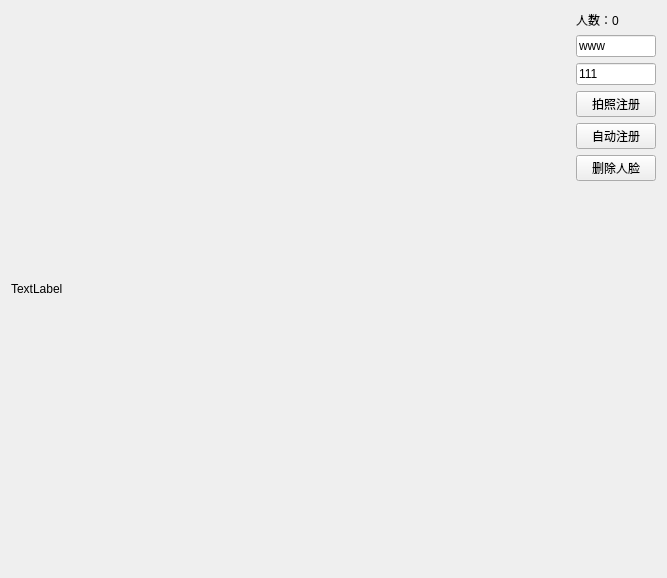
<?xml version="1.0" encoding="UTF-8"?>
<ui version="4.0">
 <class>hrQtPro</class>
 <widget class="QWidget" name="hrQtPro">
  <property name="geometry">
   <rect>
    <x>0</x>
    <y>0</y>
    <width>667</width>
    <height>578</height>
   </rect>
  </property>
  <property name="windowTitle">
   <string>hrQtPro</string>
  </property>
  <layout class="QGridLayout" name="gridLayout">
   <item row="0" column="0">
    <layout class="QHBoxLayout" name="horizontalLayout" stretch="9,1">
     <item>
      <widget class="QLabel" name="previewLabel">
       <property name="text">
        <string>TextLabel</string>
       </property>
      </widget>
     </item>
     <item>
      <layout class="QVBoxLayout" name="verticalLayout_2" stretch="1,0,8">
       <item>
        <layout class="QVBoxLayout" name="verticalLayout">
         <item>
          <widget class="QLabel" name="faceNumLab">
           <property name="text">
            <string>人数：0</string>
           </property>
          </widget>
         </item>
         <item>
          <widget class="QLineEdit" name="nameLineEdit">
           <property name="text">
            <string>www</string>
           </property>
          </widget>
         </item>
         <item>
          <widget class="QLineEdit" name="IDlineEdit">
           <property name="text">
            <string>111</string>
           </property>
          </widget>
         </item>
         <item>
          <widget class="QPushButton" name="registerBtn">
           <property name="text">
            <string>拍照注册</string>
           </property>
          </widget>
         </item>
         <item>
          <widget class="QPushButton" name="picregisterBtn">
           <property name="text">
            <string>自动注册</string>
           </property>
          </widget>
         </item>
        </layout>
       </item>
       <item>
        <widget class="QPushButton" name="delFaceBtn">
         <property name="text">
          <string>删除人脸</string>
         </property>
        </widget>
       </item>
       <item>
        <spacer name="verticalSpacer_2">
         <property name="orientation">
          <enum>Qt::Vertical</enum>
         </property>
         <property name="sizeHint" stdset="0">
          <size>
           <width>20</width>
           <height>40</height>
          </size>
         </property>
        </spacer>
       </item>
      </layout>
     </item>
    </layout>
   </item>
  </layout>
 </widget>
 <layoutdefault spacing="6" margin="11"/>
 <resources/>
 <connections/>
</ui>
